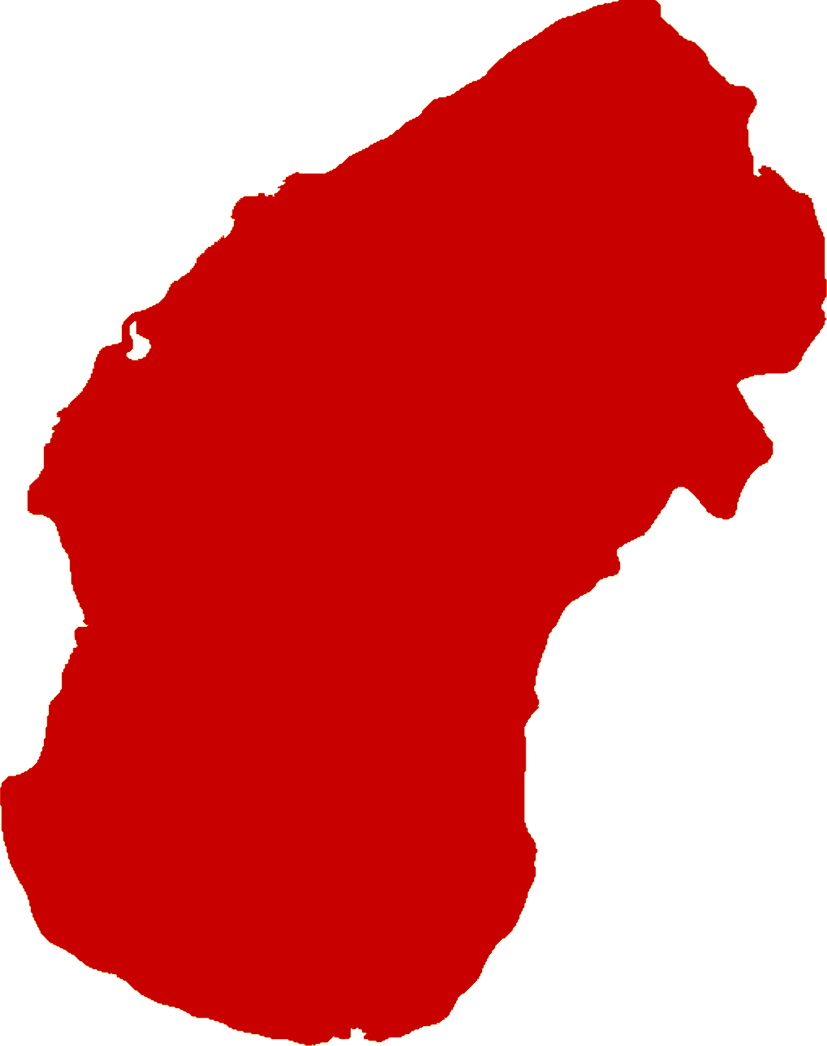
#> input picture spatial_characterization/cell_graph/Annotation (Tumor) Region 1.png, 3306 x 4183 px (shown at 1/4 size)
$ jupyter execute --allow-errors get_mask.ipynb
#> lines starting #> are read from the running program, lines starting #| are printed output that depends on the picture; after the words box and inside, x2 and y2 are one past the last pixel; in counts of white or black regions, pixels touching at a corner belong together
[cell 1]
import skimage.io as skio
import os
import numpy as np
import matplotlib.pyplot as plt
import cv2
from skimage import img_as_ubyte

#> (a cell that did not finish here is left out)

#> (a cell that did not finish here is left out)

#> (a cell that did not finish here is left out)

[cell 5]
from PIL import Image
Image.MAX_IMAGE_PIXELS = None

[cell 6]
from PIL import Image
Image.MAX_IMAGE_PIXELS = None
#> (the rest of this cell did not finish here and is left out)

#> (a cell that did not finish here is left out)

[cell 8]
# copy img to a new dir using shutil
import shutil
from_dir = '/DataMount/chMouse/Mouse 2023 Pathology/NecroticTopology/export/701081/Annotation (Region*) Image 1.png'
to_dir = '/DataMount/chMouse/Mouse 2023 Pathology/NecroticTopology/image_only/701081.png'
shutil.copy(from_dir, to_dir)

#> (a cell that did not finish here is left out)

#> (a cell that did not finish here is left out)

[cell 11]
7834.807486631016, 25611.994652406418

#> (a cell that did not finish here is left out)

[cell 13]
# create a circle in the mask filled with white
import cv2
#> (the rest of this cell did not finish here and is left out)

#> (a cell that did not finish here is left out)

#> (a cell that did not finish here is left out)

#> (a cell that did not finish here is left out)

[cell 17]
os.listdir('./')

[cell 18]
msk = skio.imread('./Annotation (Tumor) Region 1.png', plugin='pil')
#> msk is the input picture: shape (4183, 3306, 3); mean R, G, B 222.1, 102.5, 102.3

[cell 19]
msk.shape
#> Out = (4183, 3306, 3)

[cell 20]
plt.imshow(msk)

[cell 21]
plt.hist(msk.flatten())
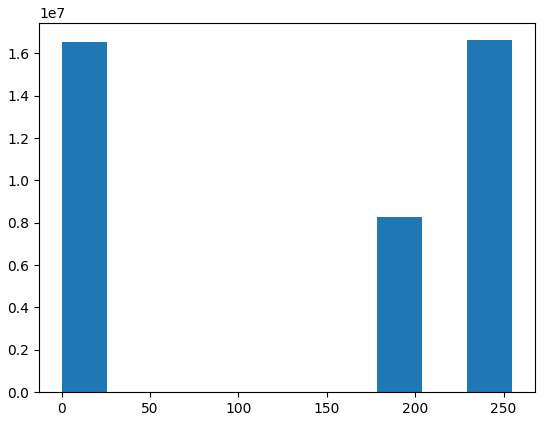
#> figure drawn by matplotlib, 1 panel; tallest bar 16619814 high, from x = 229.5 to 255

[cell 22]
# turn the mask into a grey scale image using skimage
from skimage import img_as_ubyte
mask = msk<255
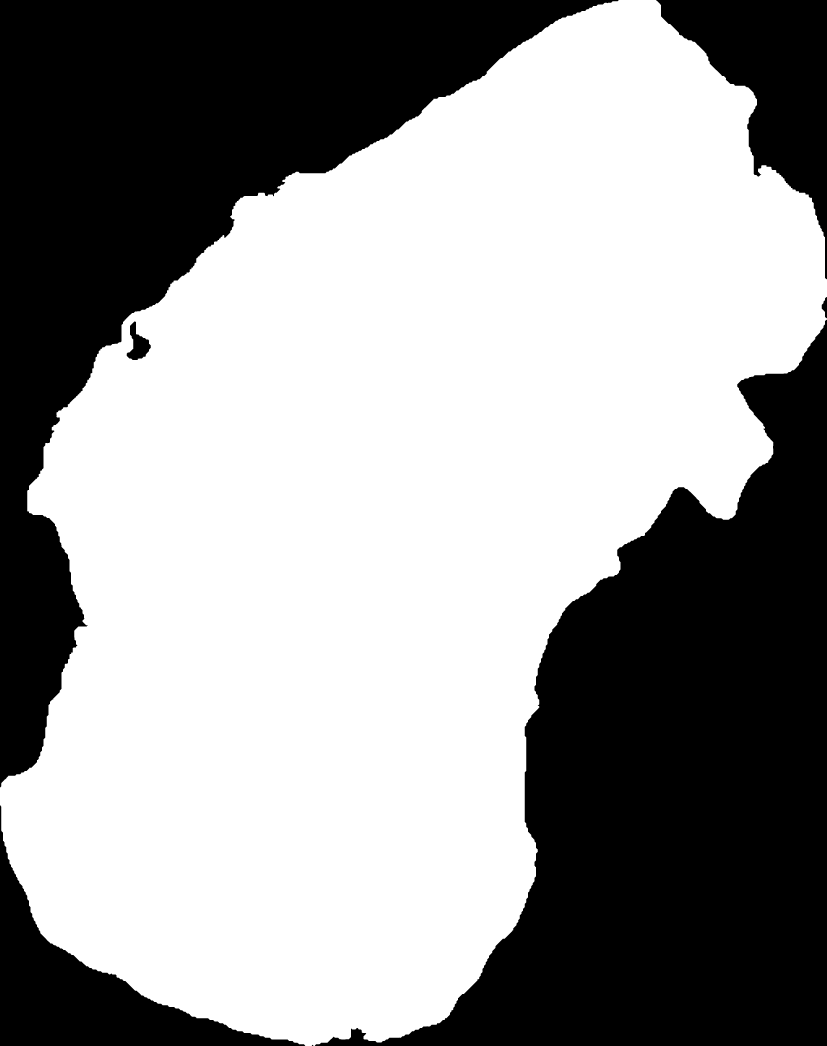
#> mask: shape (4183, 3306, 3) bool (shown at 1/4 size); 59.9% white; 7 black regions (1 under 20 px), largest, box (x1, y1, x2, y2) and area: (1259, 1279, 3306, 4183) 2698612, (0, 0, 2475, 3150) 2230348, (2624, 0, 3306, 1117) 308881, (0, 3221, 1221, 4183) 293916, (507, 1286, 603, 1440) 7284, (3287, 1188, 3306, 1273) 881
mask = img_as_ubyte(mask)

[cell 23]
mask = msk<255
mask = img_as_ubyte(mask)

[cell 24]
plt.imshow(mask)

[cell 25]
msk = msk[:,:,0]
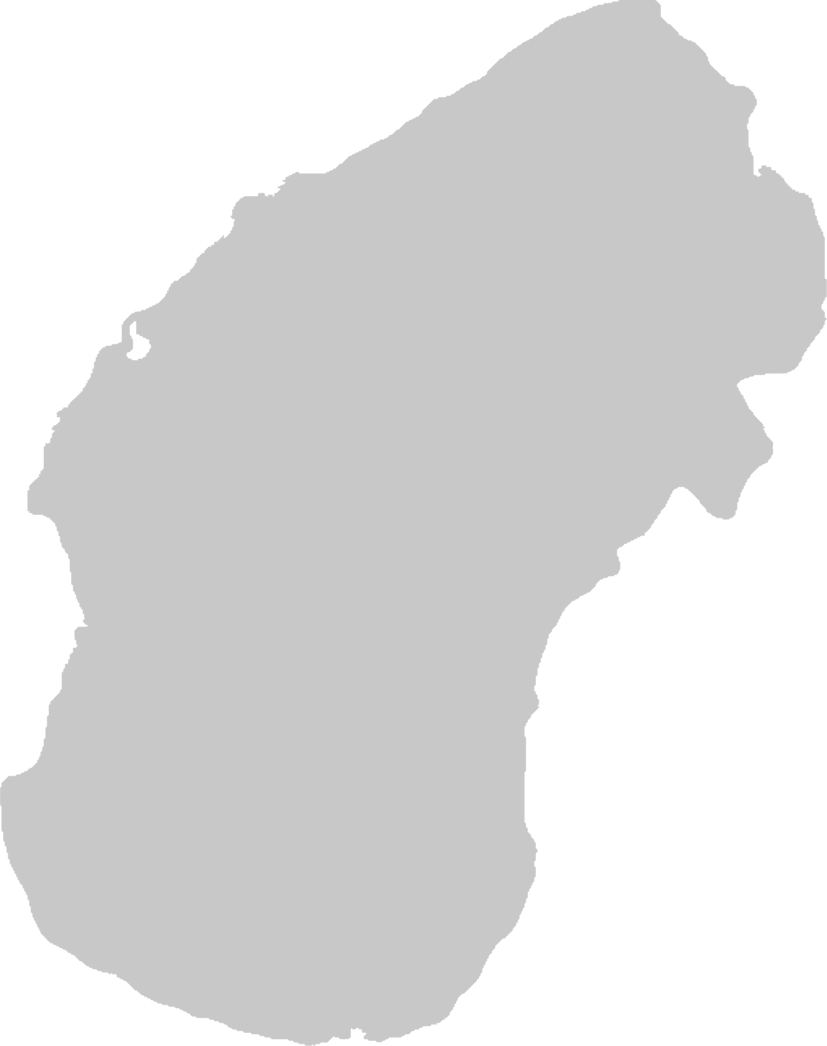
#> msk: shape (4183, 3306) (shown at 1/4 size); min 200, max 255, mean 222.1

[cell 26]
x0 = 207
y0 = 5.4
if msk[int(y0/10), int(x0/10)] == 255:
    print('yes')

[cell 27]
plt.imshow(mask)

[cell 28]
mask = mask[:,:,0]
